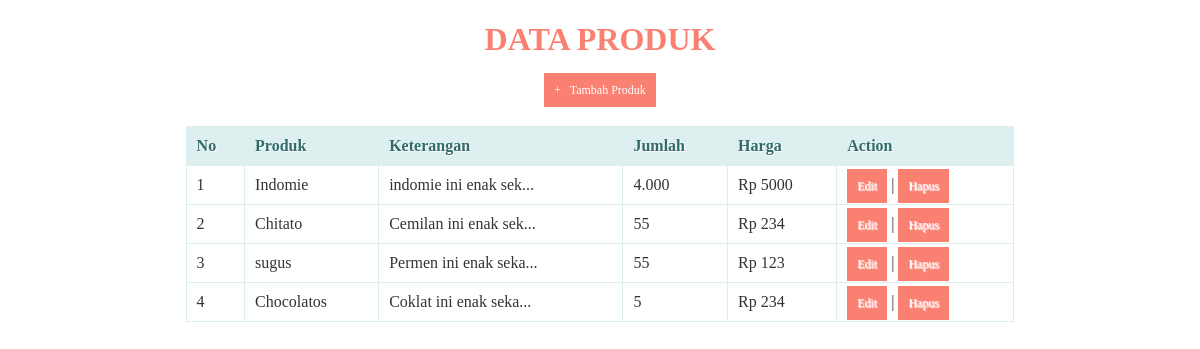
The page / on the database its author committed.
### tables this page shows
CREATE TABLE `produk` (
  `id` int(11) NOT NULL,
  `nama_produk` varchar(255) DEFAULT NULL,
  `keterangan` text,
  `jumlah` int(11) DEFAULT NULL,
  `harga` int(11) DEFAULT NULL
);

### index.php (the view, shortened to what this page needs)
<!DOCTYPE html>
<html>
  <head>
  </head>
  <body>
    <center><h1>Data Produk</h1><center>
    <center><a href="tambah_produk.php">+ &nbsp; Tambah Produk</a><center>
    <br/>
    <table>
      <thead>
        <tr>
          <th>No</th>
          <th>Produk</th>
          <th>Keterangan</th>
          <th>Jumlah</th>
          <th>Harga</th>
          <th>Action</th>
        </tr>
    </thead>
    <tbody>
      <?php
      $query = "SELECT * FROM produk ORDER BY id ASC";
      $result = mysqli_query($koneksi, $query);
      $no = 1;
      while($row = mysqli_fetch_assoc($result))
      {
      ?>
       <tr>
          <td><?php echo $no; ?></td>
          <td><?php echo $row['nama_produk']; ?></td>
          <td><?php echo substr($row['keterangan'], 0, 20); ?>...</td>
          <td><?php echo number_format($row['jumlah'],0,',','.'); ?></td>
          <td>Rp <?php echo $row['harga']; ?></td>
          <td>
              <a href="edit_produk.php?id=<?php echo $row['id']; ?>">Edit</a> |
              <a href="proses_hapus.php?id=<?php echo $row['id']; ?>" onclick="return confirm('Anda yakin akan menghapus data ini?')">Hapus</a>
          </td>
      </tr>
      <?php
        $no++;
      }
      ?>
    </tbody>
    </table>
  </body>
</html>

### index.php (style rules this page uses)
* { font-family: "Trebuchet MS"; }
h1 { text-transform: uppercase; color: salmon; }
table { border: solid 1px #DDEEEE; border-collapse: collapse; border-spacing: 0; width: 70%; margin: 10px auto 10px auto; }
table thead th { background-color: #DDEFEF; border: solid 1px #DDEEEE; color: #336B6B; padding: 10px; text-align: left; text-shadow: 1px 1px 1px #fff; text-decoration: none; }
table tbody td { border: solid 1px #DDEEEE; color: #333; padding: 10px; text-shadow: 1px 1px 1px #fff; }
a { background-color: salmon; color: #fff; padding: 10px; text-decoration: none; font-size: 12px; }

### rows shown on the page
produk: nama_produk "Indomie", keterangan "indomie ini enak sek", jumlah "4.000", harga "5000"
produk: nama_produk "Chitato", keterangan "Cemilan ini enak sek", jumlah "55", harga "234"
produk: nama_produk "sugus", keterangan "Permen ini enak seka", jumlah "55", harga "123"
produk: nama_produk "Chocolatos", keterangan "Coklat ini enak seka", jumlah "5", harga "234"
